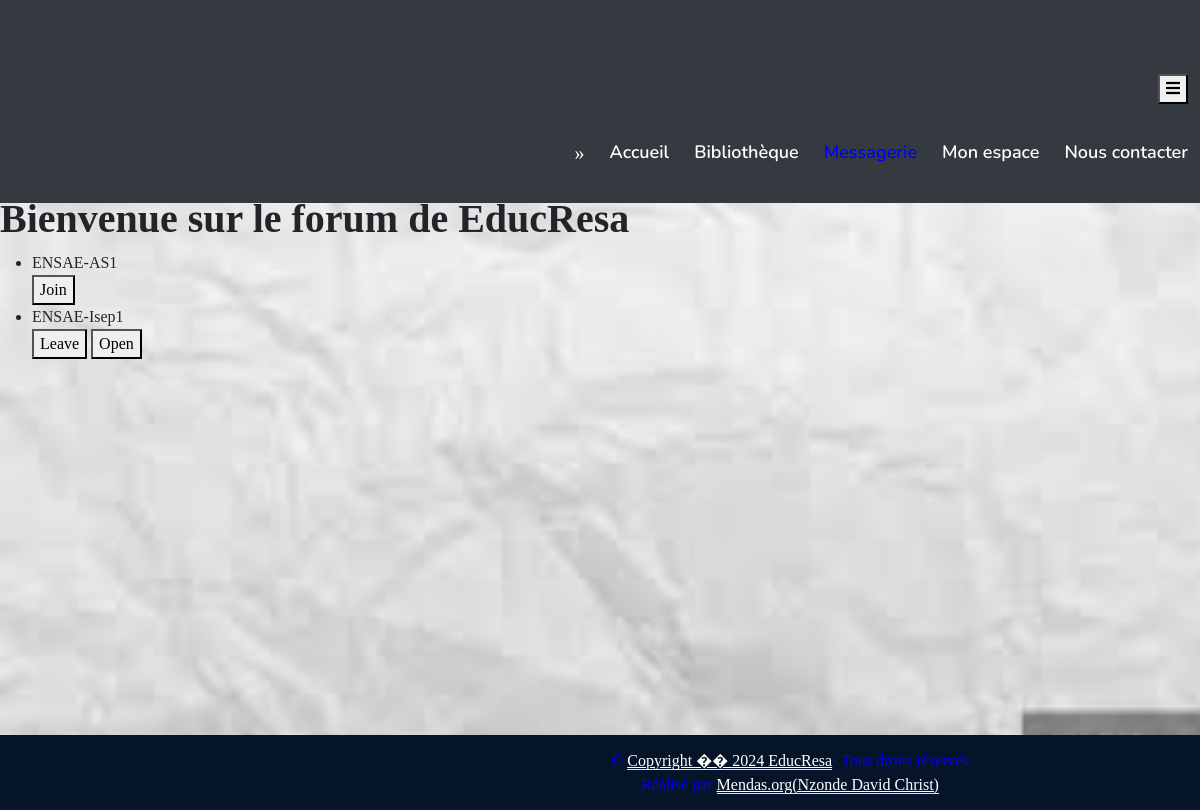
Before: /Messagerie/ (signed in) with the older database file.
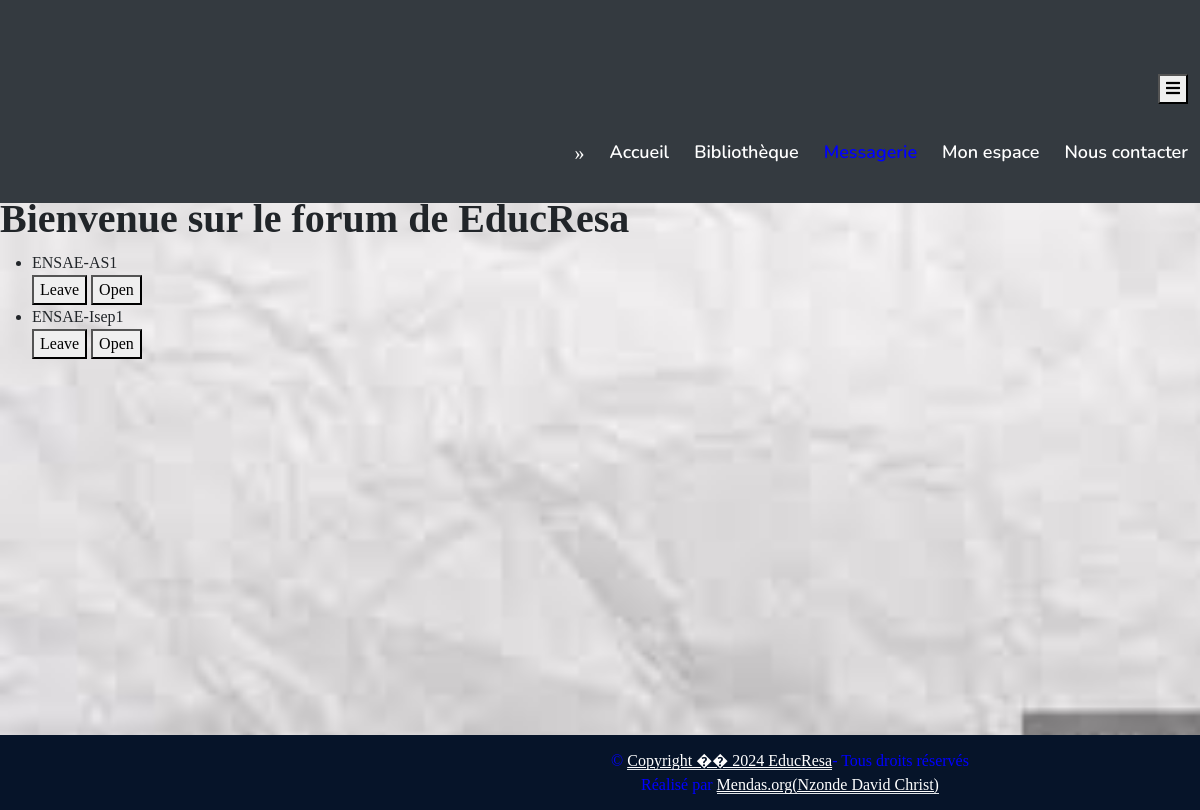
After: the same page with the newer database file.
### chat/models.py (models this page shows, shortened)
class Group(models.Model):
    uuid = models.UUIDField(primary_key=True, default=uuid4, editable=False)
    name = models.CharField(max_length=255)
    description = models.TextField(blank=True)
    members = models.ManyToManyField(User)
    created_at = models.DateTimeField(auto_now_add=True)
    updated_at = models.DateTimeField(auto_now=True)

### chat/views.py (the view)
# urls.py: path("", views.HomeView, name="home"),
@login_required
def HomeView(request):
   groups = Group.objects.all()
   user = request.user
   context = {
       "groups":groups,
       "user":user
   }
   return render(request,template_name="chat/home2.html",context=context)

### chat/templates/chat/home2.html (shortened to what this page needs)
{%extends 'chat/base2.html'%}
{% load static %}
{% block content%}
    <h1 style="margin-top: 3px;">Bienvenue sur le forum de EducResa</h1>
    <ul>
        {%for group in groups%}
        <div id="{{group.uuid}}">
            <li><a>{{group.name}}</a></li>
            {% if request.user in group.members.all%}
                <button id="leave-{{group.uuid}}" class="group_option" value="leave_group {{group.uuid}}">
                Leave</button>
            {%else%}
                <button id="join-{{group.uuid}}" class="group_option" value="join_group {{group.uuid}}">
                Join</button>
            {%endif%}
            {% if request.user in group.members.all%}
            <button id="open-{{group.uuid}}" class="group_option" value="open_group {{group.uuid}}">
            Open</button>
            {%endif%}
        </div>
        {%endfor%}
    </ul>
{%endblock content%}

### chat/templates/chat/base2.html (shortened to what this page needs)
{% load static %}
<!DOCTYPE html>
<html lang="en">
<head>
    <link rel="stylesheet" href="https://cdnjs.cloudflare.com/ajax/libs/bootstrap-icons/1.8.3/font/bootstrap-icons.min.css">
    <link href="https://stackpath.bootstrapcdn.com/bootstrap/4.5.2/css/bootstrap.min.css" rel="stylesheet">
    <link href="https://cdn.jsdelivr.net/npm/bootstrap@5.3.3/dist/css/bootstrap.min.css" rel="stylesheet">
    <link rel="stylesheet" href="https://cdnjs.cloudflare.com/ajax/libs/OwlCarousel2/2.3.4/assets/owl.carousel.min.css">
    <link rel="stylesheet" href="https://cdnjs.cloudflare.com/ajax/libs/OwlCarousel2/2.3.4/assets/owl.theme.default.min.css">
    <link href="https://cdnjs.cloudflare.com/ajax/libs/font-awesome/5.10.0/css/all.min.css" rel="stylesheet">
    <link href="https://cdn.jsdelivr.net/npm/bootstrap-icons@1.4.1/font/bootstrap-icons.css" rel="stylesheet">
    <link href="https://cdn.jsdelivr.net/npm/bootstrap@5.3.0/dist/css/bootstrap.min.css" rel="stylesheet">
    <link href="{% static 'lib/owlcarousel/assets/owl.carousel.min.css' %}" rel="stylesheet">
    <link href="{% static 'lib/animate/animate.min.css' %}" rel="stylesheet">
    <link rel="stylesheet" href="{% static 'css/style2.css' %}">
    <link rel="stylesheet" href="{% static 'css/nav_sidebar.css' %}">
</head>
<body>
    <div class="container-fluid position-relative p-0" id="profile" >
        <nav class="navbar navbar-expand-lg navbar-dark px-5 py-3 py-lg-0">
            <div class="profil" style="display:inline;">
                <div class="photo">
                </div>
                <div class="profile-info">
                    <div class="troisbtn">
                        <button id="btn-nav"  type="button" data-bs-toggle="collapse" data-bs-target="#navbarCollapse">
                            <span class="fa fa-bars"></span>
                        </button>
                    </div>
                </div>
                <div class="collapse navbar-collapse" id="navbarCollapse">
                    <div class="navbar-nav ms-auto py-0 toggle-nav-sidebar">
                        <a class="nav-link" href="{% url 'Index' %}" id="accueil">Accueil</a>
                        <a class="nav-link" href="{% url 'bibliotheque' %}" id="bibliotheque">Bibliothèque</a>
                        <a style="color:blue;" class="nav-link" href="{% url 'home' %}" id="messagerie">Messagerie</a>
                        <a class="nav-link" href="{% url 'mon_espace' %}" id="monespace">Mon espace</a>
                        <a class="nav-link" href="{% url 'nous_contacter' %}" id="nouscontacter">Nous contacter</a>
                    </div>
                </div>
            </div>
        </nav>
    </div><br>
    <div id="content" class="content">
        {% block content %}
        {% endblock %}
    </div>
    <div class="container-fluid text-white" style="background: #061429;">
        <div class="container text-center">
            <div class="row justify-content-end">
                <div class="col-lg-8 col-md-6">
                    <div class="d-flex align-items-center justify-content-center" style="height: 75px;">
                        <p style="color:blue;" class="mb-0">&copy; <a class="text-white border-bottom" href="#">Copyright �� 2024 EducResa</a>- Tous droits réservés <br/>
						Réalisé par <a class="text-white border-bottom" href="{% url 'nous_contacter' %}">Mendas.org(Nzonde David Christ)</a></p>
                    </div>
                </div>
            </div>
        </div>
    </div>
</body>
</html>

### static/css/style2.css (style rules this page uses)
:root { --primary: #06A3DA; --secondary: #34AD54; --light: #EEF9FF; --dark: #091E3E; }
h1, h2, .fw-bold { font-weight: 800 !important; }
.navbar-dark .navbar-nav .nav-link { font-family: 'Nunito', sans-serif; position: relative; margin-left: 25px; padding: 35px 0; color: #FFFFFF; font-size: 18px; font-weight: 600; outline: none; transition: .5s; }
@media (min-width: 992px) { .navbar-dark { position: absolute; width: 100%; top: 0; left: 0; border-bottom: 1px solid rgba(256, 256, 256, .1); z-index: 999; } }
@media (min-width: 992px) { .navbar-dark .navbar-nav .nav-link::before { position: absolute; content: ""; width: 0; height: 2px; bottom: -1px; left: 50%; background: var(--primary); transition: .5s; } }

### chat/templates/chat/home2.html (style rules this page uses)
#messagerie { color: bisque; }

Changed rows visible on the page:
changed Group "ENSAE-AS1": text "Join" → "Leave Open"
